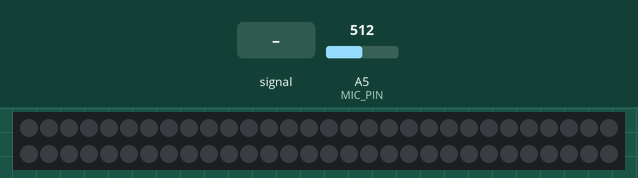
Simulated run of this sketch. Board: Arduino Nano, built with avr-gcc and run on an emulated ATmega328P. Parts: 60 RGB LEDs in strip order, left to right, continuing on the next row. The test bench sets the inputs (shaded band); at power-on: A5 (MIC_PIN) = 512. Dim RGB values are drawn brighter than linear; random numbers use the default seed unless the sketch sets one.

Above: at 2.2 s.
2.3 s: A5 (MIC_PIN) fed a 200 Hz sine of ±255 counts around its level
At 2.85 s:
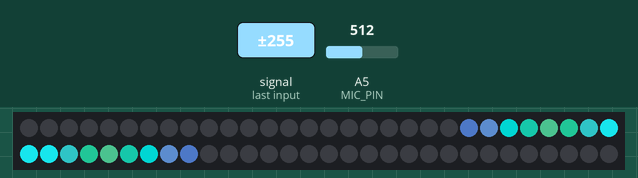
4.0 s: A5 (MIC_PIN) set to 716
At 6.2 s:
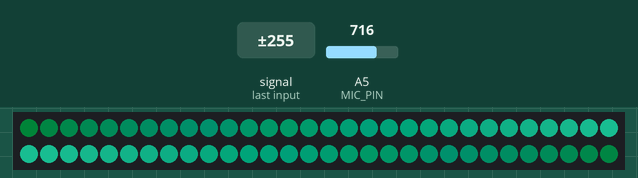
7.0 s: A5 (MIC_PIN) set to 900
At 8.65 s:
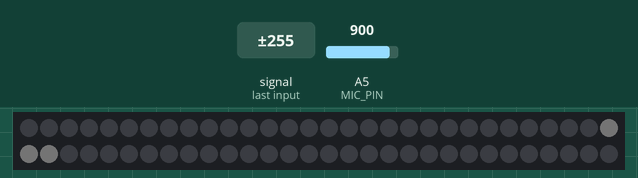
8.7 s: A5 (MIC_PIN) set to 1023
At 9.61 s:
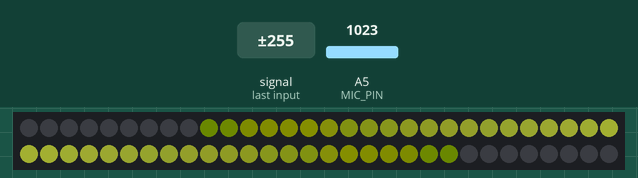
11.2 s: A5 (MIC_PIN) set to 511
At 11.47 s:
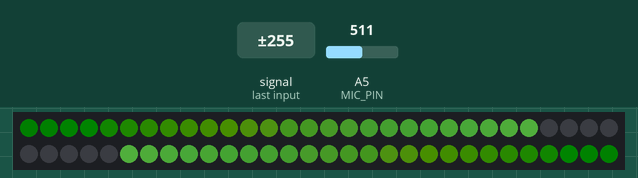
13.5 s: A5 (MIC_PIN) fed a 1000 Hz sine of ±255 counts around its level
At 14.87 s:
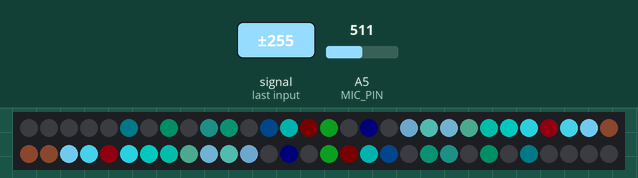

Measured:
- after the input at 2.3 s, the LEDs: first change after 0.09 s (image 1 shows a later state)
- after the input at 7.0 s, the LEDs: first change after 0.08 s (image 3 shows a later state)
- after the input at 13.5 s, the LEDs: first change after 0.09 s (image 6 shows a later state)

The sketch:

soundmems_wave.ino
```cpp
/* soundmems_wave
 *
 * By: Andrew Tuline
 *
 * Wave adapted from: Stefan Petrick
 *
 * Date: February, 2017
 *
 * Basic code to read from the Sparkfun INMP401 microphone, and create waves based on sampled input. This does NOT include sensitivity adjustment.
 *
 * My hardware setup:
 *
 * Arduino Nano & Addressable LED strips
 *  - Powered by USB power bank
 *  - APA102 or WS2812 data connected to pin 12.
 *  - APA102 clock connected to pin 11.
 *  - 5V on APA102 or WS2812 connected to 5V on Nano (good for short strips).
 *  - Gnd to Gnd on Nano.
 *
 *
 * Sparkfun MEMS microphone
 *  - Vcc on microphone is connected to 3.3V on Nano.
 *  - AREF on Nano connected to 3.3V on Nano.
 *  - Mic out connected to A5.
 *  - Gnd to Gnd on Nano.
 *
 * Note: If you are using a microphone powered by the 3.3V signal, such as the Sparkfun MEMS microphone, then connect 3.3V to the AREF pin.
 *
 */

#include "FastLED.h"                                          // FastLED library.

#if FASTLED_VERSION < 3001000
#error "Requires FastLED 3.1 or later; check github for latest code."
#endif

// Fixed definitions cannot change on the fly.
#define LED_DT 12                                             // Data pin to connect to the strip.
#define LED_CK 11                                             // Clock pin for WS2801 or APA102.
#define COLOR_ORDER BGR                                       // It's GRB for WS2812 and BGR for APA102.
#define LED_TYPE APA102                                       // Using APA102, WS2812, WS2801. Don't forget to modify LEDS.addLeds to suit.
#define NUM_LEDS 60                                           // Number of LED's.

// Microphone definitions
#define MIC_PIN    5                                          // Analog port for microphone
#define DC_OFFSET  0                                          // DC offset in mic signal - if unusure, leave 0

struct CRGB leds[NUM_LEDS];                                   // Initialize our LED array.

int max_bright = 255;

CRGBPalette16 currentPalette;
CRGBPalette16 targetPalette;
TBlendType    currentBlending;                                // NOBLEND or LINEARBLEND

unsigned int sample = 0;                                      // Our sampled sound. Real basic like.


void setup() {
  analogReference(EXTERNAL);                                  // 3.3V reference for analog input.

  Serial.begin(57600);                                        // Initialize serial port for debugging.
  delay(1000);                                                // Soft startup to ease the flow of electrons.

//  LEDS.addLeds<LED_TYPE, LED_DT, COLOR_ORDER>(leds, NUM_LEDS);      // Use this for WS2812B
  LEDS.addLeds<LED_TYPE, LED_DT, LED_CK, COLOR_ORDER>(leds, NUM_LEDS);  // Use this for WS2801 or APA102

  currentPalette = OceanColors_p;                             // Initial palette.
  currentBlending = LINEARBLEND;

  FastLED.setBrightness(max_bright);
  set_max_power_in_volts_and_milliamps(5, 500);               // FastLED Power management set at 5V, 500mA.

} // setup()


void loop() {


  EVERY_N_SECONDS(5) {                                        // Change the palette every 5 seconds.
    for (int i = 0; i < 16; i++) {
      targetPalette[i] = CHSV(random8(), 255, 255);
    }
  }

  EVERY_N_MILLISECONDS(100) {                                 // AWESOME palette blending capability once they do change.
    uint8_t maxChanges = 24;
    nblendPaletteTowardPalette(currentPalette, targetPalette, maxChanges);
  }


  EVERY_N_MILLIS_I(thistimer,20) {                            // For fun, let's make the animation have a variable rate.
    uint8_t timeval = beatsin8(10,20,50);                     // Use a sinewave for the line below. Could also use peak/beat detection.
    thistimer.setPeriod(timeval);                             // Allows you to change how often this routine runs.
    fadeToBlackBy(leds, NUM_LEDS, 16);                        // 1 = slow, 255 = fast fade. Depending on the faderate, the LED's further away will fade out.
    sndwave();
    soundmems();
  }

  FastLED.show();

} // loop()


void soundmems() {                                            // Quick and dirty sampling of the microphone.

  int tmp = analogRead(MIC_PIN) - 512 - DC_OFFSET;
  sample = abs(tmp);

}  // soundmems()


void sndwave() {

  leds[NUM_LEDS/2] = ColorFromPalette(currentPalette, sample, sample*2, currentBlending); // Put the sample into the center

  for (int i = NUM_LEDS - 1; i > NUM_LEDS/2; i--) {       //move to the left      // Copy to the left, and let the fade do the rest.
    leds[i] = leds[i - 1];
  }

  for (int i = 0; i < NUM_LEDS/2; i++) {                  // move to the right    // Copy to the right, and let the fade to the rest.
    leds[i] = leds[i + 1];
  }

} // sndwave()
```
